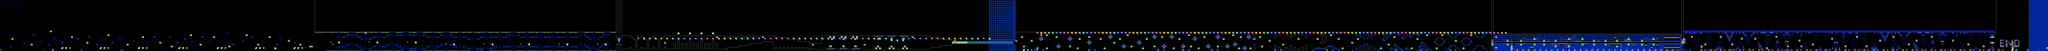

Rendered tile map (Tiled .tmx) drawn with the repository's tilesets; below, a short description and the map source with its tile grids summarised:
An orthogonal 1067x27 tile map with 16x16 px tiles, 2 tile layers (SP, ...), 2 tilesets, 2 image layers.

<map version="1.10" tiledversion="1.11.2" orientation="orthogonal" renderorder="right-down" width="1067" height="27" tilewidth="16" tileheight="16" infinite="0" nextlayerid="5" nextobjectid="1">
 <editorsettings>
  <chunksize width="16" height="27" />
  <export target="../LEVELS/LEVEL DATA/lvlset_A/dreamer.csv" format="csv" />
 </editorsettings>
 <tileset firstgid="1" name="famidash" tilewidth="16" tileheight="16" tilecount="256" columns="16">
  <image source="../../../GRAPHICS/famidash.bmp" width="256" height="256" />
 </tileset>
 <tileset firstgid="257" name="sprites" tilewidth="16" tileheight="16" tilecount="256" columns="16">
  <image source="../../../GRAPHICS/sprites.png" width="256" height="256" />
 </tileset>
 <imagelayer id="3" name="Image Layer 1" parallaxx="0.9" parallaxy="0.9" repeatx="1" repeaty="1">
  <image source="../../../GRAPHICS/Old/parallax Blue.bmp" width="144" height="72" />
 </imagelayer>
 <imagelayer id="4" name="Image Layer 2" offsetx="0" offsety="432" repeatx="1">
  <image source="../../../GRAPHICS/ground.bmp" width="64" height="128" />
 </imagelayer>
 <layer id="1" width="1067" height="27" opacity="0.9">
  <data>[28809 cells, 28809 non-empty, 96 distinct tile ids]</data>
 </layer>
 <layer id="2" name="SP" width="1067" height="27">
  <data>[28809 cells, 558 non-empty, 71 distinct tile ids]</data>
 </layer>
</map>
